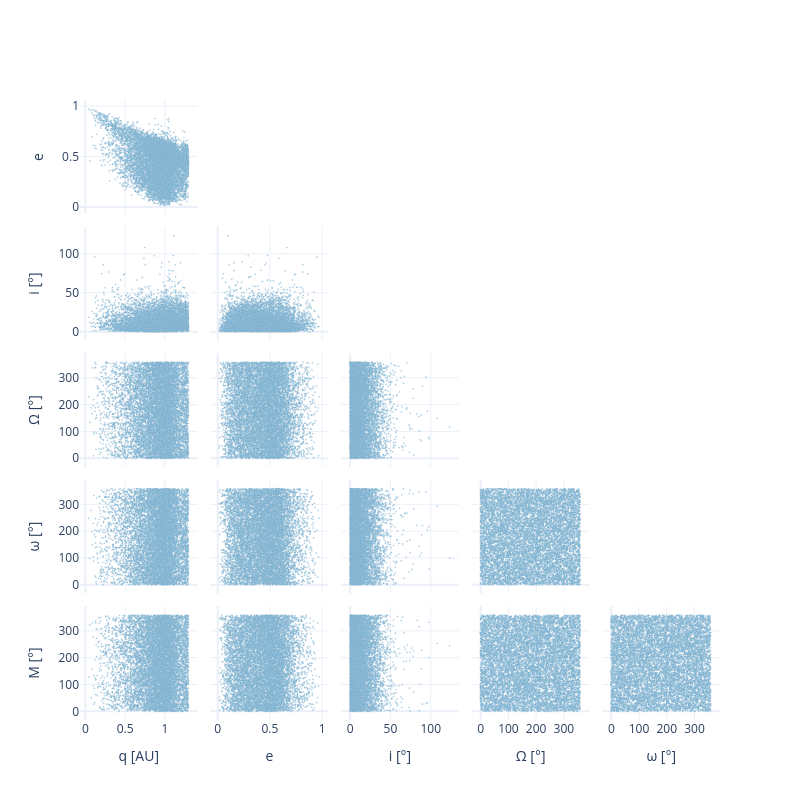

Write notebook code for a chart like this one.
### Code cell
import plotly.graph_objects as go
import numpy as np

# Supongo que ya tienes q, e, i, om, w, ma definidos como arrays
# Asegúrate que todos tengan la misma longitud

# Paleta de colores cálidos en valores RGB
colorscale = [
    [0.0, 'rgb(255,255,178)'],
    [0.5, 'rgb(253,141,60)'],
    [1.0, 'rgb(240,59,32)']
]

# Para usar la paleta, necesitamos un array de valores numéricos para mapear color
# Aquí usamos una variable como base del color, por ejemplo `e`
color_array = e  # o cualquier otra variable que quieras usar para color

fig = go.Figure(data=go.Splom(
    dimensions=[
        dict(label='q [AU]', values=q_fit),
        dict(label='e', values=e_fit),
        dict(label='i [°]', values=i_fit),
        dict(label='Ω [°]', values=om),
        dict(label='ω [°]', values=w),
        dict(label='M [°]', values=ma)
    ],
    showupperhalf=False,
    diagonal_visible=False,
    opacity=0.6,
    marker=dict(
        showscale=False,
        color="#6baed6",
        size=2,
        line=dict(width=0.2, color='rgba(200,200,200,0.2)')
    )
))

fig.update_layout(
    template='plotly_white',
    width=800,
    height=800,
    dragmode='select',
    hovermode='closest'
)

fig.show()

### Figure 1 — Plotly figure (JSON) as saved in the notebook; plotly's stock layout.template omitted (floating-point values rounded to 4 significant figures; data arrays with more than 128 entries replaced by an {"elided": "..."} marker saying what was removed)
{"data": [{"diagonal": {"visible": false}, "dimensions": [{"label": "q [AU]", "values": {"elided": "10000 float values"}}, {"label": "e", "values": {"elided": "10000 float values"}}, {"label": "i [°]", "values": {"elided": "10000 float values"}}, {"label": "Ω [°]", "values": {"elided": "10000 float values"}}, {"label": "ω [°]", "values": {"elided": "10000 float values"}}, {"label": "M [°]", "values": {"elided": "10000 float values"}}], "marker": {"color": "#6baed6", "line": {"color": "rgba(200,200,200,0.2)", "width": 0.2}, "showscale": false, "size": 2}, "opacity": 0.6, "showupperhalf": false, "type": "splom"}], "layout": {"dragmode": "select", "height": 800, "hovermode": "closest", "width": 800}}
